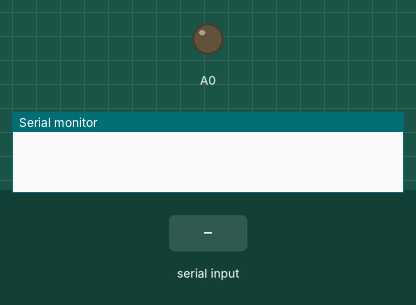
The sketch below on a simulated Arduino Uno, built with avr-gcc and run on an emulated ATmega328P. Shown: output pins drawn as LEDs (lit = HIGH), the last lines printed to the serial monitor. The inputs (shaded band) are chosen by the test bench. Storage starts empty.

Above: at 1.2 s.
1.3 s: "1" received over Serial
At 1.7 s:
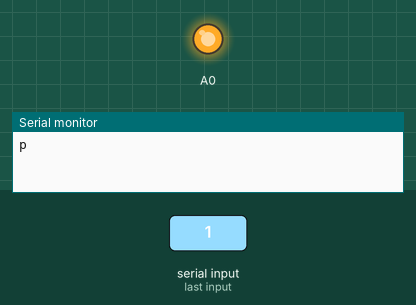
Timing chart, 0 to 4.3 s (numbered marks = the images above; inputs shaded):
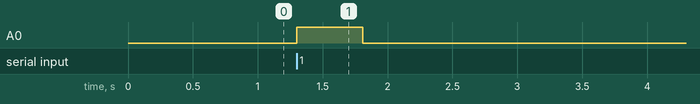

The sketch:

RetrieveLogs.ino
```cpp
#include <SdFat.h>

#define MAX_FILE_LEN 13
#define MAX_FILES 100

SdFat sd;
File fs;
char filename[MAX_FILE_LEN];

void setup() {
  // put your setup code here, to run once:
  Serial.begin(9600);

  if(!sd.begin(10)){
    while(1);
  }

  int i = 0;
  while (i < MAX_FILES) { // iterate until we find a file that still hasn't been written
    char tryfilename[MAX_FILE_LEN];
    char num[4];
    itoa(i, num, 10); // convert the file number to a C string/char array
    strcpy(tryfilename, "flight");
    strcat(tryfilename, num);
    strcat(tryfilename, ".txt"); // punch in flightXX.aiu via C string  operations
    if (!sd.exists(tryfilename)) { // if the file is available...
      strcpy(filename, tryfilename); // make it official
      break; // we're done here
    }
    i++;
  }
  pinMode(A0, OUTPUT);
  digitalWrite(A0, LOW);
//  fs =  sd.open(filename, FILE_WRITE);
}

void loop() {
  // put your main code here, to run repeatedly:
  //int a = 1;
  //writeBytes(a);
  //Serial.write(a);
  //while(true);
  //delay(500);

  while(!Serial.available());

  digitalWrite(A0, HIGH);

  Serial.write('p');
  delay(500);


  char previousFilename[MAX_FILE_LEN];
  int i = 0;
  while(i < MAX_FILES) { // iterate until we find a file that still hasn't been written
    char tryfilename[MAX_FILE_LEN];
    char num[4];
    itoa(i, num, 10); // convert the file number to a C string/char array
    strcpy(tryfilename, "flight");
    strcat(tryfilename, num);
    strcat(tryfilename, ".txt"); // punch in flightXX.aiu via C string operations

    if (!sd.exists(tryfilename)) { // if the file is available...

     // strcpy(filename,tryfilename); // make it official
      break; // we're done here
    }
    i++;
    strcpy(previousFilename,tryfilename);
  }
  //Serial.println(filename);
  File fs2 = sd.open(previousFilename, FILE_READ);
  emptySerial();
  //Serial.write(previousFilename, MAX_FILE_LEN);
  uint32_t fsize = fs2.size();
  writeBytes(fsize);
  //writeBytes(123.45f);
  for(int i = 0; i < fsize / 4; i++){
    //fs2.seek(i * 4);
    char* buffer = new char[4];
    fs2.readBytes(buffer, 4);
    float out = *((float*) buffer);
    writeBytes(out);
    //Serial.println(out);
  }
   digitalWrite(A0, LOW);
  //Serial.flush();
  fs2.close();
  while(1);
}

void emptySerial(){
  while(Serial.available() > 0) {
    char t = Serial.read();
  }
}

template <typename TYPE>
void writeBytes(TYPE data){
  const char* bytes = (const char*) &data;
  Serial.write(bytes, sizeof(TYPE));
}
```

Measured:
- after the input at 1.3 s, A0: LOW → HIGH at once, → LOW 0.51 s later
